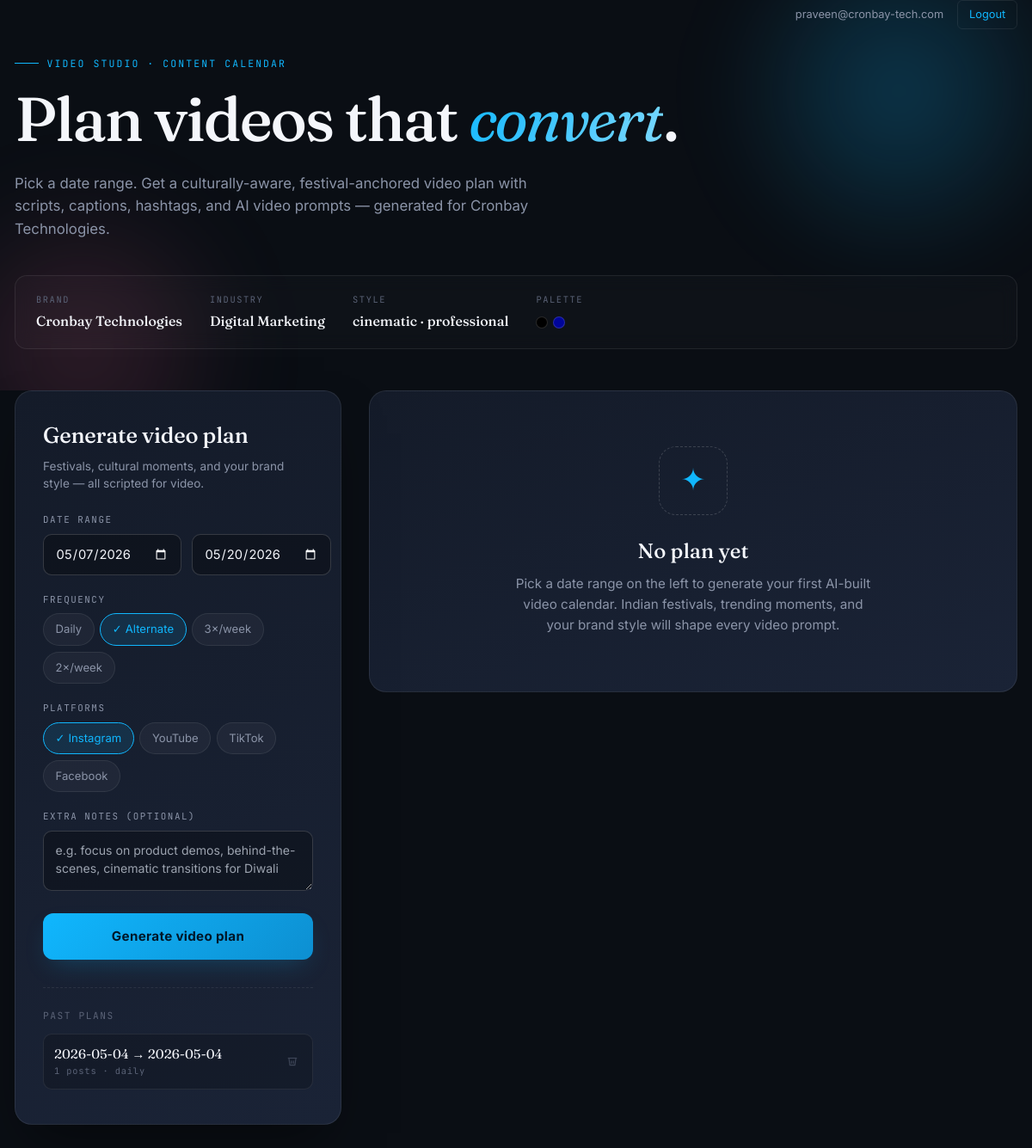
The page /video/ (signed in) on the database its author committed.
### accounts/models.py (models this page shows, shortened)
class User(AbstractUser):
    email = models.EmailField(unique=True)
    USERNAME_FIELD = 'email'
    REQUIRED_FIELDS = ['username']

### video/models.py (models this page shows, shortened)
class VideoProfile(models.Model):
    user = models.OneToOneField(settings.AUTH_USER_MODEL, on_delete=models.CASCADE, related_name='video_profile')
    brand_name = models.CharField(max_length=255, blank=True, default='')
    industry = models.CharField(max_length=255, blank=True, default='')
    target_platforms = models.JSONField(default=list, blank=True)
    target_audience = models.TextField(blank=True, default='')
    goals = models.TextField(blank=True, default='')
    video_style = models.CharField(max_length=100, blank=True, default='')
    tone = models.CharField(max_length=100, blank=True, default='')
    duration_pref = models.CharField(max_length=50, blank=True, default='5')
    music_preference = models.CharField(max_length=100, blank=True, default='none')
    voiceover = models.BooleanField(default=False)
    brand_colors = models.JSONField(default=list, blank=True)
    logo_url = models.URLField(max_length=1000, blank=True, default='')
    fonts = models.CharField(max_length=255, blank=True, default='')
    instagram = models.CharField(max_length=255, blank=True, default='')
    youtube = models.CharField(max_length=255, blank=True, default='')
    tiktok = models.CharField(max_length=255, blank=True, default='')
    facebook = models.CharField(max_length=255, blank=True, default='')
    linkedin = models.CharField(max_length=255, blank=True, default='')
    created_at = models.DateTimeField(auto_now_add=True)
    updated_at = models.DateTimeField(auto_now=True)
    def to_brand_dict(self):
        return {
            "brand_name": self.brand_name,
            "industry": self.industry,
            "target_audience": self.target_audience,
            "goals": self.goals,
            "video_style": self.video_style,
            "tone": self.tone,
            "duration_pref": self.duration_pref,
            "music_preference": self.music_preference,
            "voiceover": self.voiceover,
            "brand_colors": self.brand_colors or [],
            "fonts": self.fonts,
            "target_platforms": self.target_platforms or [],
            "social_handles": {
                "instagram": self.instagram,
                "youtube": self.youtube,
                "tiktok": self.tiktok,
                "facebook": self.facebook,
                "linkedin": self.linkedin,
            },
        }

class GeneratedVideoPlan(models.Model):
    user = models.ForeignKey(settings.AUTH_USER_MODEL, on_delete=models.CASCADE, related_name='generated_video_plans')
    plan_id = models.CharField(max_length=30, unique=True)
    start_date = models.DateField()
    end_date = models.DateField()
    frequency = models.CharField(max_length=20, default='daily')
    platforms = models.JSONField(default=list)
    summary = models.TextField(blank=True, default='')
    themes = models.JSONField(default=list, blank=True)
    is_bookmarked = models.BooleanField(default=False)
    status        = models.CharField(max_length=20, default='approved') # 'draft' | 'approved' | 'rejected'
    admin_note    = models.TextField(blank=True, default='')
    created_at    = models.DateTimeField(auto_now_add=True)
    approved_at   = models.DateTimeField(null=True, blank=True)
    class Meta:
        ordering = ['-created_at']
    def to_dict(self):
        posts = [p.to_dict() for p in self.video_posts.all().order_by('sort_order')]
        return {
            "id": self.plan_id,
            "created_at": self.created_at.isoformat() + "Z" if self.created_at else "",
            "start_date": str(self.start_date),
            "end_date": str(self.end_date),
            "frequency": self.frequency,
            "platforms": self.platforms,
            "summary": self.summary,
            "themes": self.themes,
            "status": self.status,
            "admin_note": self.admin_note,
            "posts": posts,
        }

### video/views.py (the view)
# urls.py: path("", views.video_plan, name="video_plan"),
@login_required
def video_plan(request):
    if not hasattr(request.user, 'video_profile'):
        return redirect('video_onboarding')
    profile = request.user.video_profile
    brand = profile.to_brand_dict()
    db_plans = GeneratedVideoPlan.objects.filter(user=request.user)
    plans = [p.to_dict() for p in db_plans]
    plans_json = json.dumps(plans)
    return render(request, 'video/video_plan.html', {
        'brand': brand,
        'brand_obj': profile,
        'plans': plans,
        'plans_json': plans_json,
        'has_brand': True,
    })

### video/models.py (called while the page is built)
    def to_dict(self):
        return {
            "post_id": self.post_id,
            "date": self.date,
            "day_of_week": self.day_of_week,
            "occasion": self.occasion,
            "post_type": self.post_type,
            "platforms": self.platforms,
            "title": self.title,
            "script": self.script,
            "caption": self.caption,
            "hashtags": self.hashtags,
            "call_to_action": self.call_to_action,
            "video_prompt": self.video_prompt,
            "aspect_ratio": self.aspect_ratio,
            "duration": self.duration,
            "color_palette_hint": self.color_palette_hint,
            "video_url": self.video_url,
            "video_status": self.video_status,
            "generation_task_id": self.generation_task_id,
        }

### crontools/templates/video/video_plan.html (shortened to what this page needs)
{% extends "base.html" %}
{% load static %}
{% block content %}
<div class="plan-root">
    <header class="plan-hero">
        <div style="position: absolute; top: 1.5rem; right: 2rem; display: flex; gap: 1rem; align-items: center; z-index: 10;">
            <span style="color: var(--plan-text-dim); font-size: 0.8rem;">{{ user.email }}</span>
            <a href="{% url 'logout' %}" style="color: var(--brand); font-size: 0.8rem; text-decoration: none; border: 1px solid var(--plan-border); padding: 0.4rem 0.8rem; border-radius: 6px;">Logout</a>
        </div>
        <div class="plan-eyebrow">Video Studio · Content Calendar</div>
        <h1 class="plan-title">Plan videos that <em>convert</em>.</h1>
        <p class="plan-subtitle">Pick a date range. Get a culturally-aware, festival-anchored video plan with scripts, captions, hashtags, and AI video prompts — generated for {{ brand_obj.brand_name|default:"your brand" }}.</p>
        {% if has_brand %}
        <div class="brand-strip">
            <div class="brand-strip-item">
                <span class="brand-strip-label">Brand</span>
                <span class="brand-strip-value">{{ brand_obj.brand_name }}</span>
            </div>
            <div class="brand-strip-item">
                <span class="brand-strip-label">Industry</span>
                <span class="brand-strip-value">{{ brand_obj.industry }}</span>
            </div>
            <div class="brand-strip-item">
                <span class="brand-strip-label">Style</span>
                <span class="brand-strip-value">{{ brand_obj.video_style }} · {{ brand_obj.tone }}</span>
            </div>
            <div class="brand-strip-item">
                <span class="brand-strip-label">Palette</span>
                <span class="brand-strip-value">
                    {% for c in brand_obj.brand_colors %}<span class="brand-color-dot" style="--bg: {{ c|default:'#000' }}; background-color: var(--bg);"></span>{% endfor %}
                </span>
            </div>
        </div>
        {% endif %}
    </header>
    <main class="plan-layout">
        <aside class="gen-panel">
            <h2 class="gen-panel-title">Generate video plan</h2>
            <p class="gen-panel-sub">Festivals, cultural moments, and your brand style — all scripted for video.</p>
            <div class="field-group">
                <label class="field-label">Date range</label>
                <div class="date-row">
                    <input type="date" id="start-date" />
                    <input type="date" id="end-date" />
                </div>
            </div>
            <div class="field-group">
                <label class="field-label">Frequency</label>
                <div class="freq-chips" id="freq-chips">
                    <div class="chip" data-value="daily"><span class="chip-tick">✓</span>Daily</div>
                    <div class="chip active" data-value="alternate"><span class="chip-tick">✓</span>Alternate</div>
                    <div class="chip" data-value="weekly_3"><span class="chip-tick">✓</span>3×/week</div>
                    <div class="chip" data-value="weekly_2"><span class="chip-tick">✓</span>2×/week</div>
                </div>
            </div>
            <div class="field-group">
                <label class="field-label">Platforms</label>
                <div class="platform-chips" id="platform-chips">
                    <div class="chip active" data-value="instagram"><span class="chip-tick">✓</span>Instagram</div>
                    <div class="chip" data-value="youtube"><span class="chip-tick">✓</span>YouTube</div>
                    <div class="chip" data-value="tiktok"><span class="chip-tick">✓</span>TikTok</div>
                    <div class="chip" data-value="facebook"><span class="chip-tick">✓</span>Facebook</div>
                </div>
            </div>
            <div class="field-group">
                <label class="field-label">Extra notes (optional)</label>
                <textarea id="notes" placeholder="e.g. focus on product demos, behind-the-scenes, cinematic transitions for Diwali"></textarea>
            </div>
            <button class="gen-btn" id="generate-btn">
                <span class="btn-label">Generate video plan</span>
            </button>
            <div class="past-plans" id="past-plans-wrap" {% if not plans %}style="display:none;"{% endif %}>
                <div class="past-plans-title">Past plans</div>
                <div id="past-plans-list">
                    {% for p in plans reversed %}
                    <div class="past-plan-item" data-plan-id="{{ p.id }}">
                        <div>
                            <div class="pp-dates">{{ p.start_date }} → {{ p.end_date }}</div>
                            <div class="pp-meta">{{ p.posts|length }} posts · {{ p.frequency }}</div>
                        </div>
                        <button class="past-plan-delete" data-plan-id="{{ p.id }}" title="Delete">
                            <svg width="14" height="14" viewBox="0 0 24 24" fill="none" stroke="currentColor" stroke-width="2"><polyline points="3 6 5 6 21 6"></polyline><path d="M19 6l-2 14H7L5 6"></path><path d="M10 11v6M14 11v6"></path></svg>
                        </button>
                    </div>
                    {% endfor %}
                </div>
            </div>
        </aside>
        <section class="results-col" id="results-col">
            <div class="empty-state" id="empty-state">
                <div class="empty-illustration">✦</div>
                <h3>No plan yet</h3>
                <p>Pick a date range on the left to generate your first AI-built video calendar. Indian festivals, trending moments, and your brand style will shape every video prompt.</p>
            </div>
        </section>
    </main>
</div>
{% endblock %}

### rows shown on the page
User: email "praveen@cronbay-tech.com"
VideoProfile: brand_name "Cronbay Technologies", industry "Digital Marketing", video_style "cinematic", tone "professional"
GeneratedVideoPlan: frequency "daily"

### other values the page prints
{{ p.start_date }} "2026-05-04"
{{ p.end_date }} "2026-05-04"
{{ p.posts|length }} "1"
